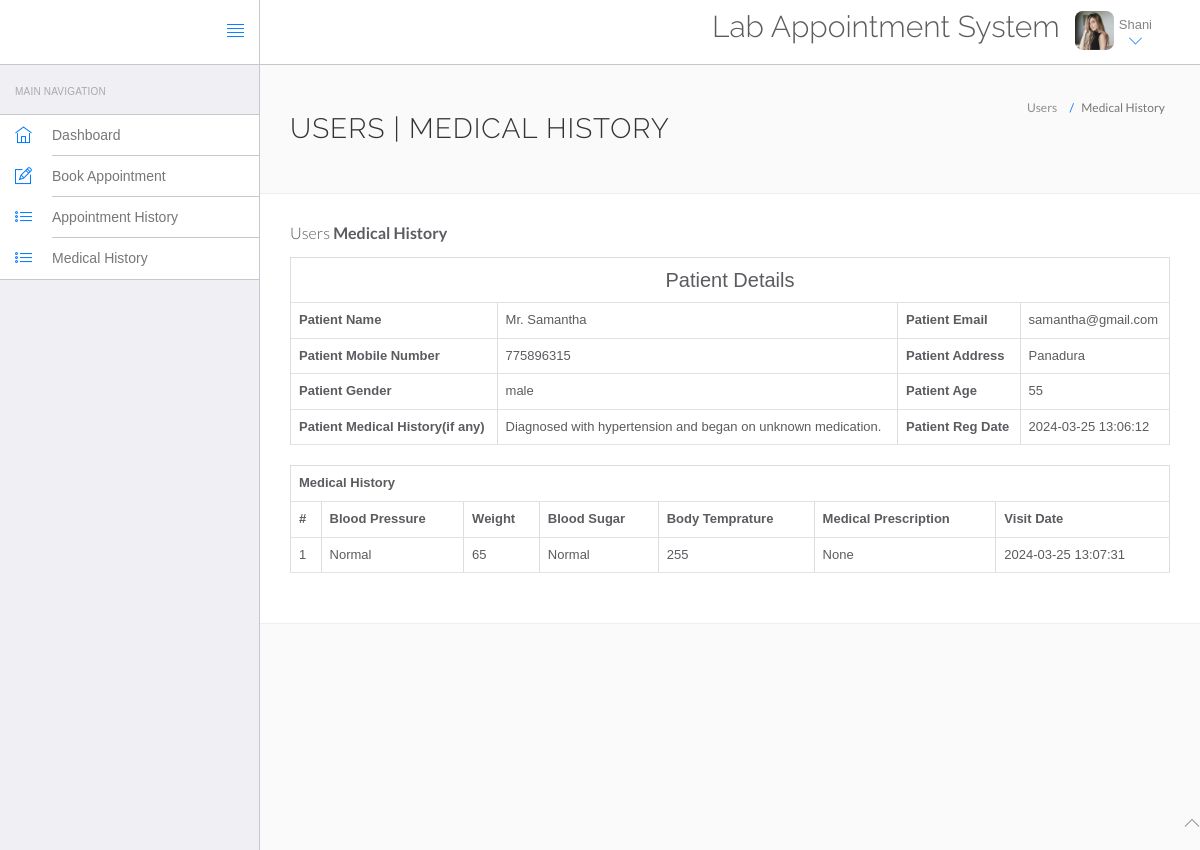
The app's page /las/view-medhistory.php?viewid=2 (signed in) with its own data.
### tables this page shows
CREATE TABLE `users` (
  `id` int(11) NOT NULL,
  `fullName` varchar(255) DEFAULT NULL,
  `address` longtext DEFAULT NULL,
  `city` varchar(255) DEFAULT NULL,
  `gender` varchar(255) DEFAULT NULL,
  `email` varchar(255) DEFAULT NULL,
  `password` varchar(255) DEFAULT NULL,
  `regDate` timestamp NULL DEFAULT current_timestamp(),
  `updationDate` timestamp NULL DEFAULT NULL ON UPDATE current_timestamp()
);

CREATE TABLE `tblpatient` (
  `ID` int(10) NOT NULL,
  `Docid` int(10) DEFAULT NULL,
  `PatientName` varchar(200) DEFAULT NULL,
  `PatientContno` bigint(10) DEFAULT NULL,
  `PatientEmail` varchar(200) DEFAULT NULL,
  `PatientGender` varchar(50) DEFAULT NULL,
  `PatientAdd` mediumtext DEFAULT NULL,
  `PatientAge` int(10) DEFAULT NULL,
  `PatientMedhis` mediumtext DEFAULT NULL,
  `CreationDate` timestamp NULL DEFAULT current_timestamp(),
  `UpdationDate` timestamp NULL DEFAULT NULL ON UPDATE current_timestamp()
);

CREATE TABLE `tblmedicalhistory` (
  `ID` int(10) NOT NULL,
  `PatientID` int(10) DEFAULT NULL,
  `BloodPressure` varchar(200) DEFAULT NULL,
  `BloodSugar` varchar(200) NOT NULL,
  `Weight` varchar(100) DEFAULT NULL,
  `Temperature` varchar(200) DEFAULT NULL,
  `MedicalPres` mediumtext DEFAULT NULL,
  `CreationDate` timestamp NOT NULL DEFAULT current_timestamp() ON UPDATE current_timestamp()
);

### las/view-medhistory.php (the view, shortened to what this page needs)
<?php
include('include/config.php');
?>
<!DOCTYPE html>
<html lang="en">
	<head>
		<link rel="stylesheet" href="vendor/bootstrap/css/bootstrap.min.css">
		<link rel="stylesheet" href="vendor/fontawesome/css/font-awesome.min.css">
		<link rel="stylesheet" href="vendor/themify-icons/themify-icons.min.css">
		<link href="vendor/animate.css/animate.min.css" rel="stylesheet" media="screen">
		<link href="vendor/perfect-scrollbar/perfect-scrollbar.min.css" rel="stylesheet" media="screen">
		<link href="vendor/switchery/switchery.min.css" rel="stylesheet" media="screen">
		<link href="vendor/bootstrap-touchspin/jquery.bootstrap-touchspin.min.css" rel="stylesheet" media="screen">
		<link href="vendor/select2/select2.min.css" rel="stylesheet" media="screen">
		<link href="vendor/bootstrap-datepicker/bootstrap-datepicker3.standalone.min.css" rel="stylesheet" media="screen">
		<link href="vendor/bootstrap-timepicker/bootstrap-timepicker.min.css" rel="stylesheet" media="screen">
		<link rel="stylesheet" href="assets/css/styles.css">
		<link rel="stylesheet" href="assets/css/plugins.css">
		<link rel="stylesheet" href="assets/css/themes/theme-1.css" id="skin_color" />
	</head>
	<body>
		<div id="app">
<?php include('include/sidebar.php');?>
<div class="app-content">
<?php include('include/header.php');?>
<div class="main-content" >
<div class="wrap-content container" id="container">
<section id="page-title">
<div class="row">
<div class="col-sm-8">
<h1 class="mainTitle">Users | Medical History</h1>
</div>
<ol class="breadcrumb">
<li>
<span>Users</span>
</li>
<li class="active">
<span>Medical History</span>
</li>
</ol>
</div>
</section>
<div class="container-fluid container-fullw bg-white">
<div class="row">
<div class="col-md-12">
<h5 class="over-title margin-bottom-15">Users <span class="text-bold">Medical History</span></h5>
<?php
                               $vid=$_GET['viewid'];
                               $ret=mysqli_query($con,"select * from tblpatient where ID='$vid'");
$cnt=1;
while ($row=mysqli_fetch_array($ret)) {
                               ?>
<table border="1" class="table table-bordered">
 <tr align="center">
<td colspan="4" style="font-size:20px;color:blue">
 Patient Details</td></tr>
    <tr>
    <th scope>Patient Name</th>
    <td><?php  echo $row['PatientName'];?></td>
    <th scope>Patient Email</th>
    <td><?php  echo $row['PatientEmail'];?></td>
  </tr>
  <tr>
    <th scope>Patient Mobile Number</th>
    <td><?php  echo $row['PatientContno'];?></td>
    <th>Patient Address</th>
    <td><?php  echo $row['PatientAdd'];?></td>
  </tr>
    <tr>
    <th>Patient Gender</th>
    <td><?php  echo $row['PatientGender'];?></td>
    <th>Patient Age</th>
    <td><?php  echo $row['PatientAge'];?></td>
  </tr>
  <tr>
    <th>Patient Medical History(if any)</th>
    <td><?php  echo $row['PatientMedhis'];?></td>
     <th>Patient Reg Date</th>
    <td><?php  echo $row['CreationDate'];?></td>
  </tr>
<?php }?>
</table>
<?php
$ret=mysqli_query($con,"select * from tblmedicalhistory  where PatientID='$vid'");
 ?>
<table id="datatable" class="table table-bordered dt-responsive nowrap" style="border-collapse: collapse; border-spacing: 0; width: 100%;">
  <tr align="center">
   <th colspan="8" >Medical History</th>
  </tr>
  <tr>
    <th>#</th>
<th>Blood Pressure</th>
<th>Weight</th>
<th>Blood Sugar</th>
<th>Body Temprature</th>
<th>Medical Prescription</th>
<th>Visit Date</th>
</tr>
<?php
while ($row=mysqli_fetch_array($ret)) {
  ?>
<tr>
  <td><?php echo $cnt;?></td>
 <td><?php  echo $row['BloodPressure'];?></td>
 <td><?php  echo $row['Weight'];?></td>
 <td><?php  echo $row['BloodSugar'];?></td>
  <td><?php  echo $row['Temperature'];?></td>
  <td><?php  echo $row['MedicalPres'];?></td>
  <td><?php  echo $row['CreationDate'];?></td>
</tr>
<?php $cnt=$cnt+1;} ?>
</table>
</div>
</div>
</div>
</div>
</div>
</div>
</div>
	<?php include('include/footer.php');?>
	</body>
</html>

### las/include/header.php (shortened to what this page needs)
<header class="navbar navbar-default navbar-static-top">
	<div class="navbar-header">
		<a href="#" class="sidebar-toggler pull-right visible-md visible-lg" data-toggle-class="app-sidebar-closed" data-toggle-target="#app">
			<i class="ti-align-justify"></i>
		</a>
	</div>
	<div class="navbar-collapse collapse">
		<ul class="nav navbar-right">
			<li style="padding-top:2% ">
				<h2>Lab Appointment System</h2>
			</li>
			<li class="dropdown current-user">
				<a href class="dropdown-toggle" data-toggle="dropdown">
					<img src="assets/images/image.jpg"> <span class="username">
						<?php $query = mysqli_query($con, "select fullName from users where id='" . $_SESSION['id'] . "'");
						while ($row = mysqli_fetch_array($query)) {
							echo $row['fullName'];
						}
						?> <i class="ti-angle-down"></i></i></span>
				</a>
			</li>
		</ul>
	</div>
</header>

### las/assets/css/themes/theme-1.css (style rules this page uses)
body { background: #FAFAFA; }
header .navbar-header { background: #ffffff !important; border-right-color: #c8c7cc !important; border-bottom-color: #c8c7cc !important; }
header .navbar-header .sidebar-toggler, header .navbar-header .sidebar-mobile-toggler { color: #007aff !important; }
header .navbar-collapse { background: #ffffff !important; border-bottom-color: #c8c7cc !important; box-shadow: none !important; }
header .navbar-collapse .navbar-right > li > a { color: #777; }
header .navbar-collapse .navbar-right > li > a i { color: #007aff !important; }

### records on screen
users: fullName "Shani"
tblpatient: PatientName "Mr. Samantha", PatientEmail "samantha@gmail.com", PatientContno "775896315", PatientAdd "Panadura", PatientGender "male", PatientAge "55", PatientMedhis "Diagnosed with hypertension and began on unknown medication.", CreationDate "2024-03-25 13:06:12"
tblmedicalhistory: BloodPressure "Normal", Weight "65", BloodSugar "Normal", Temperature "255", MedicalPres "None", CreationDate "2024-03-25 13:07:31"
